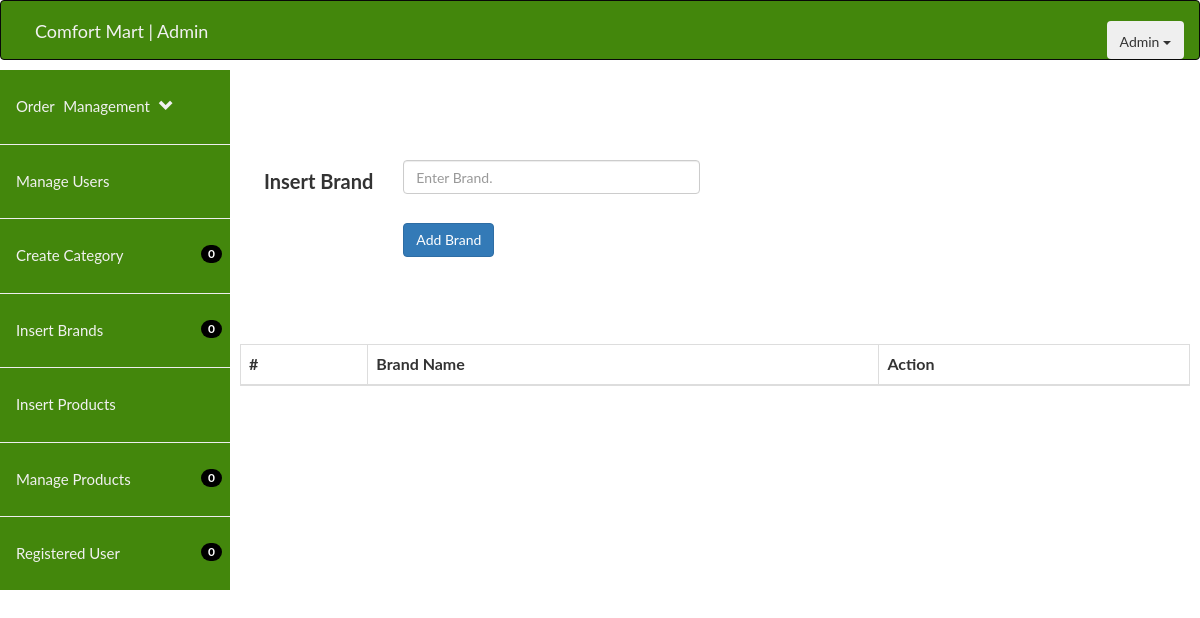
The page /fyp/admin/insert_brand.php on the database as committed earlier.
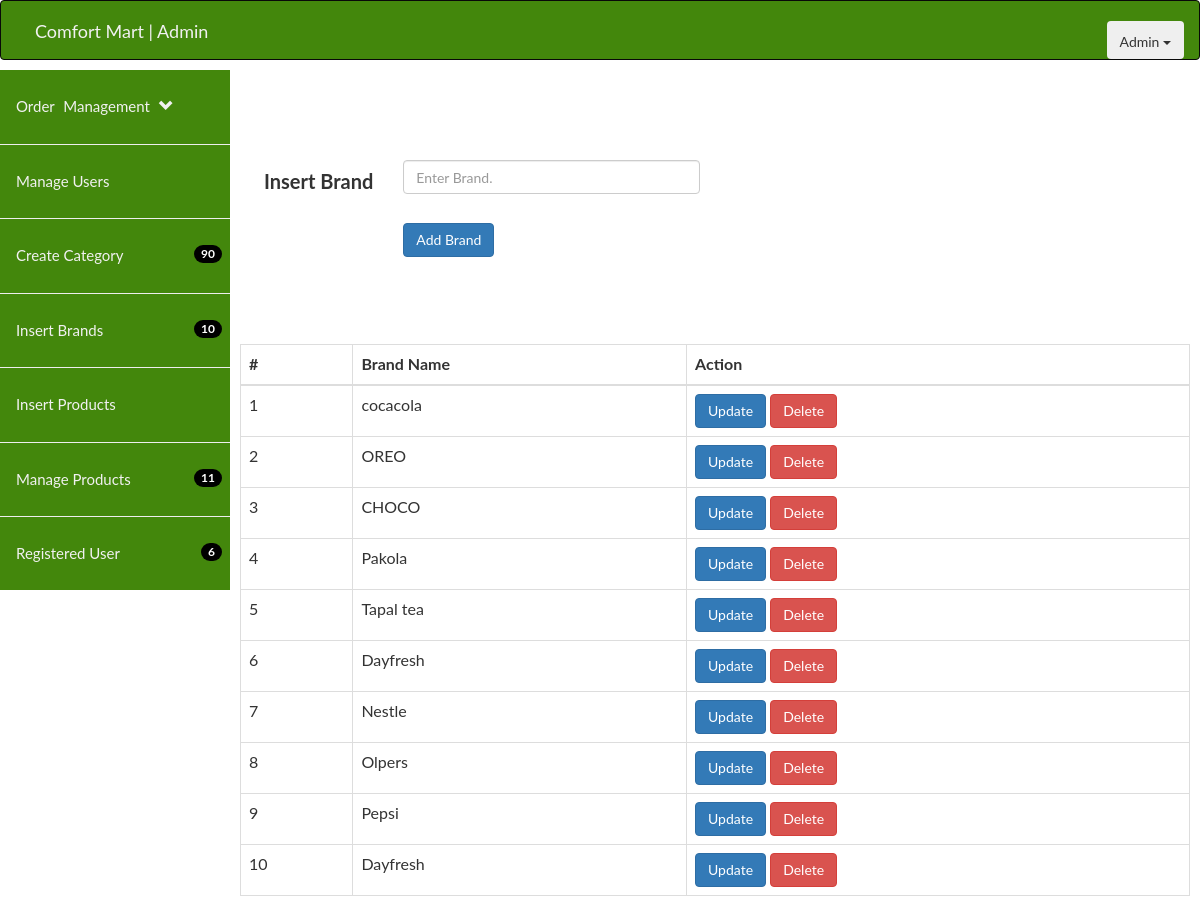
The same page on the database as committed later.
### tables this page shows
CREATE TABLE `brands` (
  `brand_id` int(11) NOT NULL,
  `brand_name` varchar(255) NOT NULL
);

### fyp/admin/insert_brand.php (the view, shortened to what this page needs)
<!DOCTYPE html>
<html>
<head>
   <link rel="stylesheet" href="https://maxcdn.bootstrapcdn.com/bootstrap/3.4.0/css/bootstrap.min.css">
</head>
<body>
    <?php include('include/header.php');?>
<?php include('include/sidemenu.php');?>
<br><br><br><br><br><br>
<br><br>
<div class="main">
<form class="form-horizontal" method="post" action="insert_brand.php" enctype="multipart/form-data" >
<div class="form-group">
<div  class="col-md-6" class="form-group">
  <div class="form-group">
  <label class="col-md-4 control-label" >Insert Brand</label>
  <div class="col-md-8">
  <input placeholder="Enter Brand." class="form-control" name="brand_name"  type="text"> <br>
  <button class="btn btn-primary" type="submit" name="add_brand" >Add Brand</button>
  </div>
</div></div>
</div>
</form>
<br><br>
                <table class="table table-bordered"  style="font-size: 16px;">
                  <thead class="thead-dark">
                    <tr>
                      <th>#</th>
                      <th> Brand Name</th>
                      <th>Action</th>
                    </tr>
                  </thead>
                  <tbody>
             <?php
                    include('include/db.php');
                    $query=mysqli_query($conn ,"select * from brands");
                       $i = 0;
                      while($row=mysqli_fetch_array($query))
                      {
                        $brand_id = $row['brand_id'];
                        $brand_name = $row['brand_name'];
                        $i++;
                      ?>
                    <tr>
                      <td><?php echo $i; ?></td>
                      <td><?php echo $brand_name; ?></td>
                       <td><a class="btn btn-primary" href="update_brand.php?update_brand=<?php echo $brand_id; ?>">Update</a>
                        <a  class="btn btn-danger"  href="delete_brand.php?delete_brand=<?php echo $brand_id; ?>">Delete</a></td>
                    <?php } ?>
                      </tr>
                  </tbody>
                </table>
 </body>
 </html>

### fyp/admin/include/sidemenu.php (shortened to what this page needs)
<!DOCTYPE html>
<html lang="en">
<head>
  <link rel="stylesheet" href="https://maxcdn.bootstrapcdn.com/bootstrap/3.4.0/css/bootstrap.min.css">
</head>
<body>
  <?php include('include/db.php'); ?>
<div class="sidenav" >
 <br>
<a  class="collapse" data-toggle="collapse"    href="#togglePages"  style=" word-spacing: 5px ;" >
Order Management
  <label class="glyphicon glyphicon-chevron-down"></label> </a>
                <hr>
  <a href="manage-users.php">Manage Users</a><hr>
  <a href="insert_category.php">Create Category <span class="badge" style="background-color: black; float: right"><?php
                          $count = mysqli_num_rows(mysqli_query($conn, "SELECT * FROM category"));
                          echo $count;
                          ?> </span></a><hr>
  <a href="insert_brand.php">Insert Brands <span class="badge" style="background-color:black; float: right"><?php
                          $count = mysqli_num_rows(mysqli_query($conn, "SELECT * FROM brands"));
                          echo $count;
                          ?> </span></a><hr>
  <a href="insert-product.php">Insert Products</a><hr>
  <a href="manage-products.php" >   Manage Products   <span class="badge" style="background-color: black; float: right"><?php
                          $count = mysqli_num_rows(mysqli_query($conn, "SELECT * FROM products"));
                          echo $count;
                          ?> </span></a><hr>
  <a href="registered-users.php"  >Registered User <span class="badge" style="background-color: black; float: right"><?php
                          $count = mysqli_num_rows(mysqli_query($conn, "SELECT * FROM user"));
                           echo $count;
                          ?> </span></a>
</div>
</body>
</html>

Rows that differ between the two databases and show on the page:
added brands: brand_name "cocacola"
added brands: brand_name "OREO"
added brands: brand_name "CHOCO"
added brands: brand_name "Pakola"
added brands: brand_name "Tapal tea"
added brands: brand_name "Dayfresh"
added brands: brand_name "Nestle"
added brands: brand_name "Olpers"
added brands: brand_name "Pepsi"
added brands: brand_name "Dayfresh"
Other text that changed with them:
$count: "0" → "90"
$count: "0" → "10"
$count: "0" → "11"
$count: "0" → "6"
